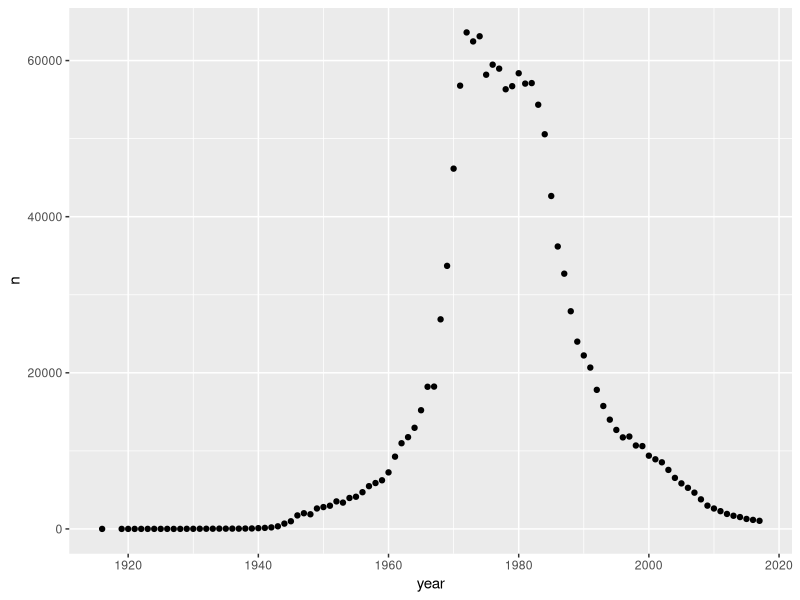
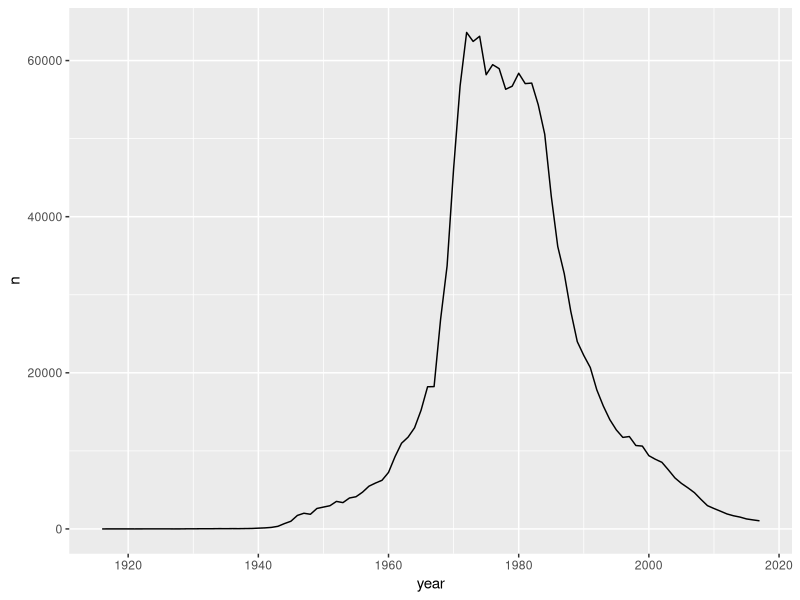
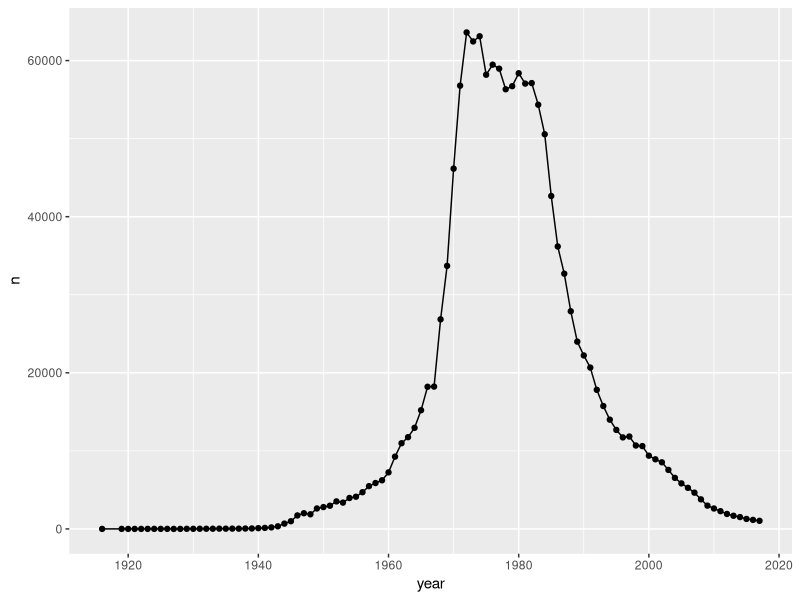
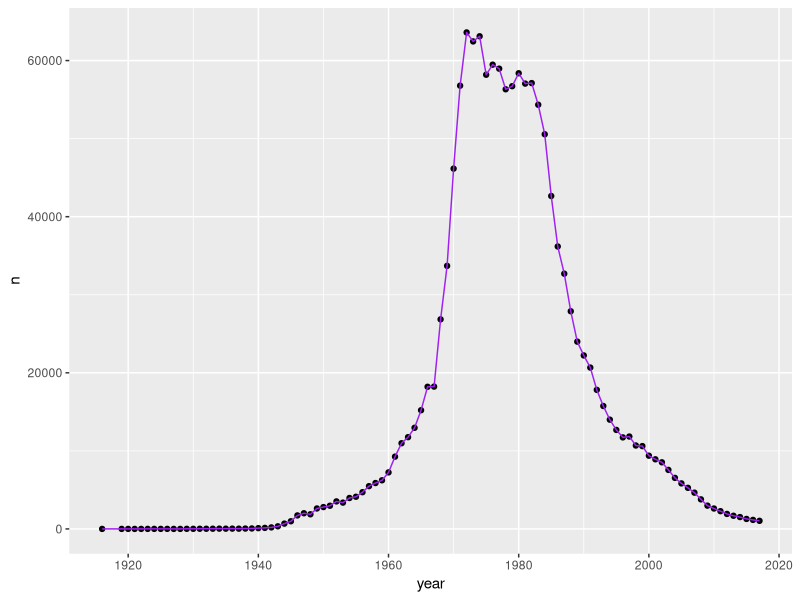
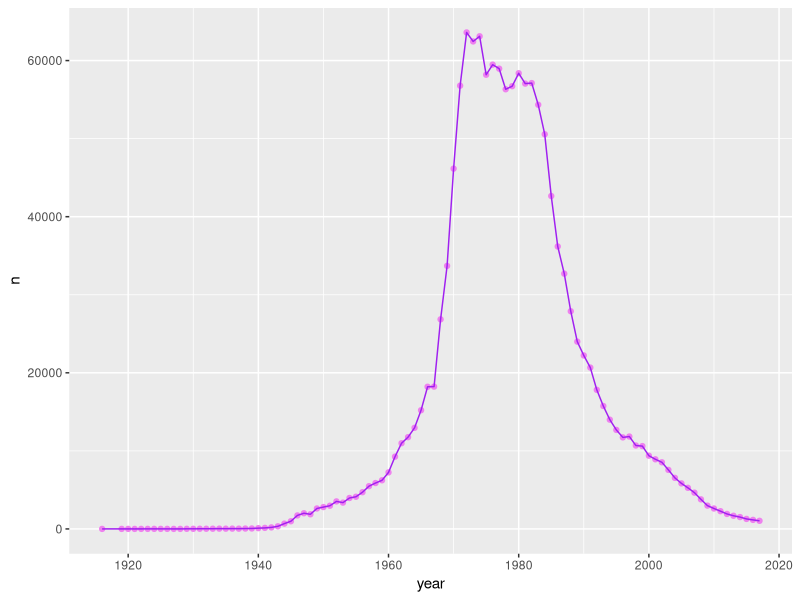
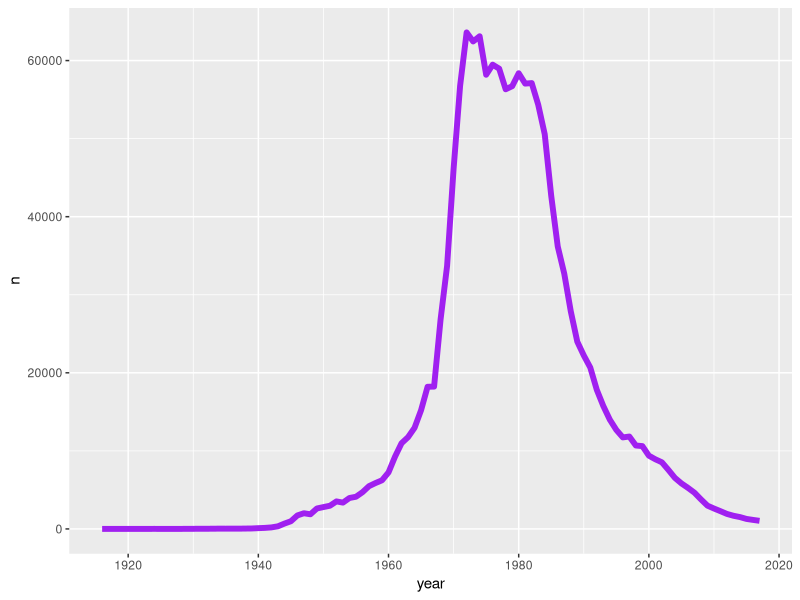
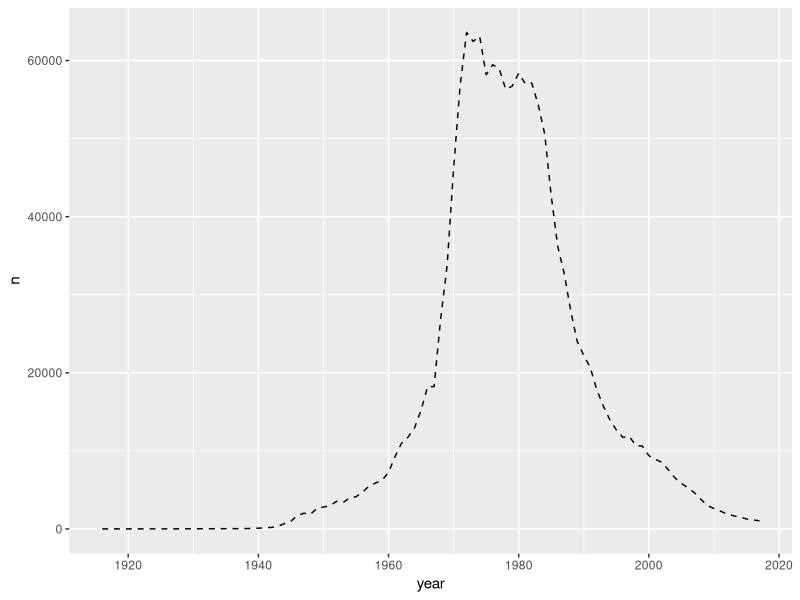
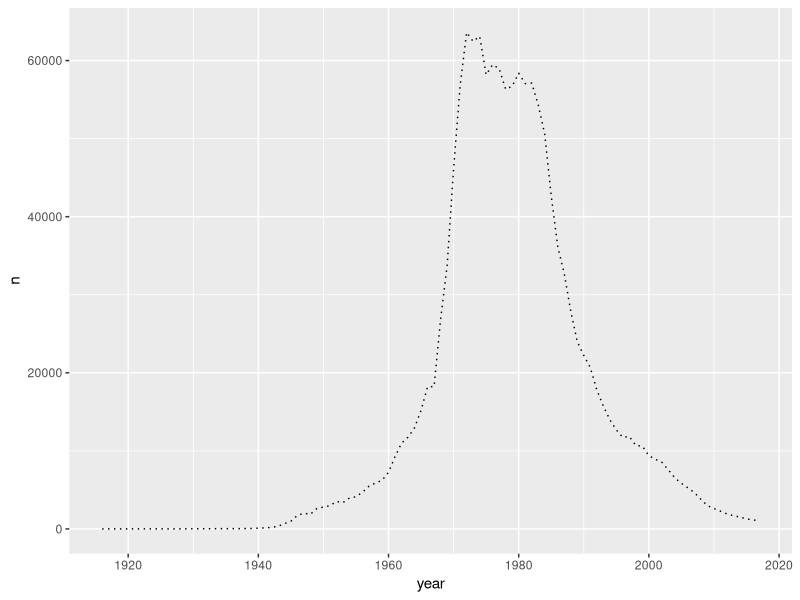

Here is the R script that generated these plots, in order:
## ---- chunk 1
library(tidyverse)
jennifer <- read_csv("data_raw/jennifer.csv")
head(jennifer)
## ---- chunk 2
tail(jennifer)
## ---- chunk 3
ggplot(jennifer, aes(x=year, y=n) ) + geom_point() 
## ---- chunk 4
ggplot(jennifer, aes(x=year, y=n) ) + geom_line()
## ---- chunk 5
ggplot(jennifer, aes(x=year, y=n) ) + 
  geom_point() +  
  geom_line() 
## ---- chunk 6
ggplot(jennifer, aes(x=year, y=n) ) + 
  geom_point() +
  geom_line(color = "purple") 
## ---- chunk 7
ggplot(jennifer, aes(x=year, y=n) ) + 
  geom_point(color = "violet") +
  geom_line(color = "purple") 
## ---- chunk 8
ggplot(jennifer, aes(x=year, y=n) ) + 
  geom_line(color = "purple", lwd=2)
## ---- chunk 9
ggplot(jennifer, aes(x=year, y=n) ) + geom_line(lty=2)
## ---- chunk 10
ggplot(jennifer, aes(x=year, y=n) ) + geom_line(lty=3)
## ---- chunk 11
jenlinda <- read_csv("data_raw/jenlinda.csv")
tail(jenlinda)
## ---- chunk 12
ggplot(jenlinda, aes(x=year, y=n, group=name)) + 
  geom_line()+
  xlab("Year") +
  ylab("Number of Children Born") +
  ggtitle("Popularity of Names Jennifer & Linda in USA") +
  theme_minimal()
## ---- chunk 13
ggplot(jenlinda, aes(x=year, y=n, color=name)) + 
  geom_line()+
  xlab("Year") +
  ylab("Number of Children Born") +
  ggtitle("Popularity of Names Jennifer & Linda in USA") +
  theme_minimal()
## ---- chunk 14
ggplot(jenlinda, aes(x=year, y=n, color=name)) + 
  geom_line()+
  xlab("Year") +
  ylab("Number of Children Born") +
  ggtitle("Popularity of Names Jennifer & Linda in USA") +
  theme_classic() +
  scale_color_manual(values=c("#ffadf3", "#800f4f"))
